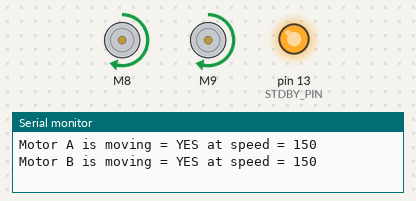
Simulated run of this program. Board: Arduino Uno, built with avr-gcc and run on an emulated ATmega328P. Shown: 2 × DC motor (green arrow = forward, orange = backward, longer = faster), output pins drawn as LEDs (lit = HIGH), the last lines printed to the serial monitor.

Above: at 1.5 s.
At 4.5 s:
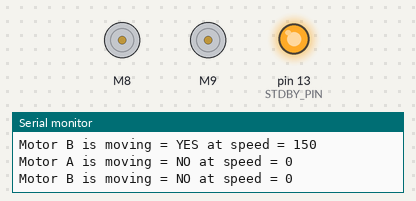
Timing chart, 0 to 7.8 s (numbered marks = the images above):
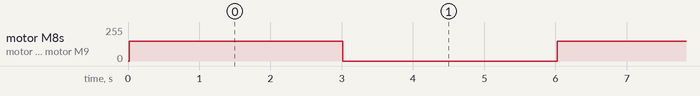

The program:

main.cpp
```cpp
/*
Author  : Andrea Lombardo
Site    : https://www.lombardoandrea.com
Source  : https://github.com/AndreaLombardo/L298N/

Here you can see how to work in a common configuration.

Speed range go from 0 to 255, default is 100.
Use setSpeed(speed) to change.

Sometimes at lower speed motors seems not running.
It's normal, may depends by motor and power supply.

Wiring schema in file "L298N - Schema_with_EN_pin.png"
*/

// Include the library
#include <L298N.h>
#include <L298NX2.h>


#define _PROGRAM_DISABLED 0
#define _CONTROL_SINGLE_MOTOR 1
#define _CONTROL_DUAL_MOTORS 2
#define _IR_REMOTE_DEMO 3
#define _IR_REMOTE_DEMO_OLD 4
#define _CONTROL_MOTORS_WITH_REMOTE 5
#define _IR_REMOTE_DEMO_ELEGOO 6


#define _DC_MOTOR_PROGRAM_TYPE _CONTROL_DUAL_MOTORS

// ==================================================

void printSomeInfo();

const unsigned int STDBY_PIN = 13;

#if _DC_MOTOR_PROGRAM_TYPE == _CONTROL_SINGLE_MOTOR
// Pin definition
const unsigned int EN = 3;
const unsigned int IN1 = 4;
const unsigned int IN2 = 5;

// Create one motor instance
L298N motor(EN, IN1, IN2);

void setup() {
  pinMode(STDBY_PIN, OUTPUT);
  digitalWrite(STDBY_PIN, HIGH);

  // Used to display information
  Serial.begin(9600);

  // Wait for Serial Monitor to be opened
  while (!Serial) {}

  // Set initial speed
  // NOTE: with 5v suppply, the motor cannot move at this speed
  motor.setSpeed(70);
}

void loop() {
  // Tell the motor to go forward (may depend by your wiring)
  motor.forward();

  // Alternative method:
  // motor.run(L298N::FORWARD);

  //print the motor status in the serial monitor
  printSomeInfo();

  delay(3000);

  // Stop
  motor.stop();

  // Alternative method:
  // motor.run(L298N::STOP);

  printSomeInfo();

  // Change speed
  motor.setSpeed(255);

  delay(3000);

  // Tell the motor to go back (may depend by your wiring)
  motor.backward();

  // Alternative method:
  // motor.run(L298N::BACKWARD);

  printSomeInfo();

  motor.setSpeed(120);

  delay(3000);

  // Stop
  motor.stop();

  printSomeInfo();

  delay(3000);
}

/*
Print some informations in Serial Monitor
*/
void printSomeInfo() {
  Serial.print("Motor is moving = ");
  Serial.print(motor.isMoving());
  Serial.print(" at speed = ");
  Serial.println(motor.getSpeed());
}

#elif _DC_MOTOR_PROGRAM_TYPE == _CONTROL_DUAL_MOTORS

// Pin definition
const unsigned int PWMA = 6;
const unsigned int _A12 = 7;
const unsigned int _A11 = 8;

const unsigned int _B11 = 9;
const unsigned int _B12 = 10;
const unsigned int PWMB = 11;

// Initialize both motors
L298NX2 motors(PWMA, _A11,_A12, PWMB, _B11, _B12);

void setup() {
  pinMode(STDBY_PIN, OUTPUT);
  digitalWrite(STDBY_PIN, HIGH);

  // Used to display information
  Serial.begin(9600);

  // Wait for Serial Monitor to be opened
  while (!Serial) {}
}

void loop() {
  // Set initial speed for both motors
  motors.setSpeed(150);

  // Tell both motors to go forward (may depend by your wiring)
  motors.forward();

  // Alternative method:
  // motors.run(L298N::FORWARD);

  //print the motor status in the serial monitor
  printSomeInfo();

  delay(3000);

  // Stop
  motors.stop();

  // Alternative method:
  // motors.run(L298N::STOP);

  printSomeInfo();

  delay(3000);

  // Change individual speeds
  // motors.setSpeedA(255);
  // motors.setSpeedB(100);

  // // Tell motor A to go back (may depend by your wiring)
  // motors.backwardA();

  // // Alternative method:
  // // motors.runA(L298N::BACKWARD);

  // // Tell motor B to go forward (may depend by your wiring)
  // motors.backwardB();

  // // Alternative method:
  // // motors.runB(L298N::FORWARD);

  // printSomeInfo();

  // delay(3000);

  // // Stop
  // motors.stop();

  // printSomeInfo();

  // // Change individual speeds
  // motors.setSpeedA(100);
  // motors.setSpeedB(255);

  // delay(3000);
}

/*
Print some informations in Serial Monitor
*/
void printSomeInfo() {
  Serial.print("Motor A is moving = ");
  Serial.print(motors.isMovingA() ? "YES" : "NO");
  Serial.print(" at speed = ");
  Serial.println(motors.getSpeedA());
  Serial.print("Motor B is moving = ");
  Serial.print(motors.isMovingB() ? "YES" : "NO");
  Serial.print(" at speed = ");
  Serial.println(motors.getSpeedB());
}

#elif _DC_MOTOR_PROGRAM_TYPE == _IR_REMOTE_DEMO

#include "IRremote.hpp"

#define IR_RECEIVE_PIN 2

void setup() {
  Serial.begin(9600);
  IrReceiver.begin(IR_RECEIVE_PIN, ENABLE_LED_FEEDBACK);
}

void loop() {
  if (IrReceiver.decode()) {
    uint16_t command = IrReceiver.decodedIRData.command;
    Serial.println(command);
    delay(100);  // wait a bit
    IrReceiver.resume();
  }
}

void printSomeInfo() {
    Serial.println("IR remote demo");
}

#elif _DC_MOTOR_PROGRAM_TYPE == _IR_REMOTE_DEMO_OLD

#include <IRremote.h>

int recPin = 3;
IRrecv IR(recPin);
decode_results cmd;


void setup() {
  Serial.begin(9600);
  while (!Serial) {}
  IR.enableIRIn();
}

void loop() {
  while (IR.decode(&cmd) == 0) {
  }

  Serial.println(cmd.value, HEX);
  Serial.println(cmd.overflow);
  Serial.println();

  delay(1000);
  IR.resume();
}


void printSomeInfo() {
    Serial.println("IR remote demo OLD");
}


#elif _DC_MOTOR_PROGRAM_TYPE == _CONTROL_MOTORS_WITH_REMOTE


#include <IRremote.h>

int recPin = 3;
IRrecv IR(recPin);
decode_results cmd;

// Pin definition
const unsigned int PWMA = 6;
const unsigned int _A12 = 7;
const unsigned int _A11 = 8;

const unsigned int _B11 = 9;
const unsigned int _B12 = 10;
const unsigned int PWMB = 11;

// Initialize both motors
L298NX2 motors(PWMA, _A12, _A11, PWMB, _B11, _B12);

void setup() {
  pinMode(STDBY_PIN, OUTPUT);
  digitalWrite(STDBY_PIN, HIGH);

  // Used to display information
  Serial.begin(9600);

  // Wait for Serial Monitor to be opened
  while (!Serial) {}

  IR.enableIRIn();
}

void loop() {
  while (IR.decode(&cmd) == 0) {
  }

  Serial.println(cmd.value, HEX);
  Serial.println(cmd.overflow);
  Serial.println();

  delay(1000);
  IR.resume();
}


void printSomeInfo() {
    Serial.println("IR remote demo OLD");
}

_IR_REMOTE_DEMO_ELEGOO
#elif _DC_MOTOR_PROGRAM_TYPE == _IR_REMOTE_DEMO_ELEGOO

#include "IRremote.h"

int receiver = 2; // Signal Pin of IR receiver to Arduino Digital Pin 11

/*-----( Declare objects )-----*/
IRrecv irrecv(receiver);     // create instance of 'irrecv'
decode_results results;      // create instance of 'decode_results'

/*-----( Function )-----*/
void translateIR() {
  // takes action based on IR code received
  // describing Remote IR codes

  switch(results.value) {
    case 0xFFA25D: Serial.println("POWER");         break;
    case 0xFFE21D: Serial.println("FUNC/STOP");     break;
    case 0xFF629D: Serial.println("VOL+");          break;
    case 0xFF22DD: Serial.println("FAST BACK");     break;
    case 0xFF02FD: Serial.println("PAUSE");         break;
    case 0xFFC23D: Serial.println("FAST FORWARD");  break;
    case 0xFFE01F: Serial.println("DOWN");          break;
    case 0xFFA857: Serial.println("VOL-");          break;
    case 0xFF906F: Serial.println("UP");            break;
    case 0xFF9867: Serial.println("EQ");            break;
    case 0xFFB04F: Serial.println("ST/REPT");       break;
    case 0xFF6897: Serial.println("0");             break;
    case 0xFF30CF: Serial.println("1");             break;
    case 0xFF18E7: Serial.println("2");             break;
    case 0xFF7A85: Serial.println("3");             break;
    case 0xFF10EF: Serial.println("4");             break;
    case 0xFF38C7: Serial.println("5");             break;
    case 0xFF5AA5: Serial.println("6");             break;
    case 0xFF42BD: Serial.println("7");             break;
    case 0xFF4AB5: Serial.println("8");             break;
    case 0xFF52AD: Serial.println("9");             break;
    case 0xFFFFFFFF: Serial.println(" REPEAT");     break;

    default:

      Serial.print("other button: ");Serial.print(results.value, HEX);Serial.println();

  }// End Case

  delay(500); // Do not get immediate repeat
} //END translateIR

/*
tv remote:
- 20DF02FD = UP
- 20DF827D = DOWN
- 20DFE01F = LEFT
- 20DF609F = RIGHT
- 20DF22DD = OK/CENTER
- 20DF40BF = VOL_UP
- 20DFC03F = VOL_DOWN
*/

void setup() {
  Serial.begin(9600);
  while(!Serial) {};
  Serial.println("IR Receiver Button Decode");
  irrecv.enableIRIn(); // Start the receiver
}

void loop() {
  // have we received an IR signal?
  if (irrecv.decode(&results)) {
    translateIR();
    irrecv.resume(); // receive the next value
  }
}/* --(end main loop )-- */


#else
void setup() {
  // Used to display information
  Serial.begin(9600);

  // Wait for Serial Monitor to be opened
  while (!Serial) {}
}

void loop() {
  printSomeInfo();
  delay(1000);
}


/*
Print some informations in Serial Monitor
*/
void printSomeInfo() {
    Serial.println("Program disabled");
}

#endif
```

Measured:
- by itself, motor M8, motor M9: alternates forward 150/255 for 3.0 s and stopped for 3.0 s
